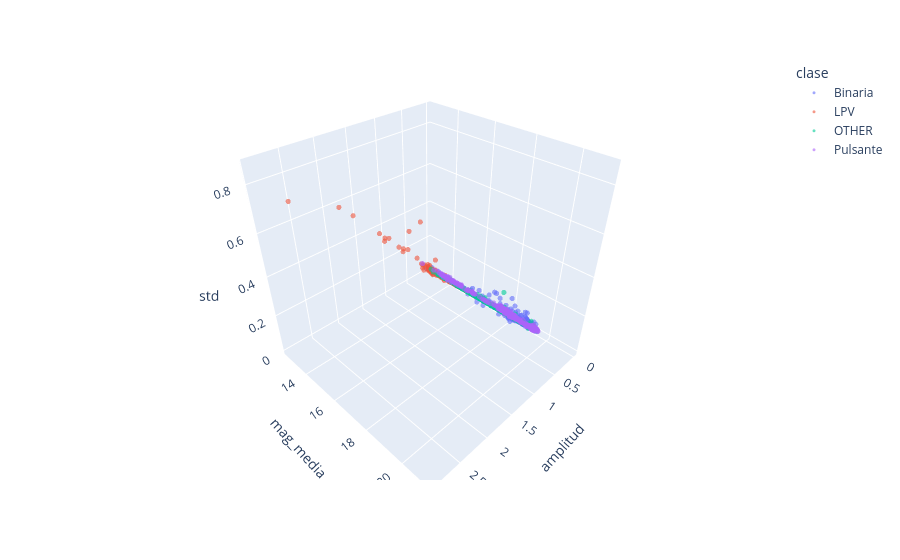

Notebook code cell kept with this figure:
### Code cell
import plotly.express as px   # pip install plotly

d = muestra.dropna(subset=['amplitud', 'mag_media', 'std'])
fig = px.scatter_3d(d, x='amplitud', y='mag_media', z='std',
                    color='clase', opacity=0.6)
fig.update_traces(marker_size=3)
fig.show()

### Figure 1 — Plotly figure (JSON) as saved in the notebook; plotly's stock layout.template omitted (floating-point values rounded to 4 significant figures; data arrays with more than 128 entries replaced by an {"elided": "..."} marker saying what was removed)
{"data": [{"hovertemplate": "clase=Binaria<br>amplitud=%{x}<br>mag_media=%{y}<br>std=%{z}<extra></extra>", "legendgroup": "Binaria", "marker": {"color": "#636efa", "opacity": 0.6, "size": 3, "symbol": "circle"}, "mode": "markers", "name": "Binaria", "scene": "scene", "showlegend": true, "type": "scatter3d", "x": {"elided": "500 float values"}, "y": {"elided": "500 float values"}, "z": {"elided": "500 float values"}}, {"hovertemplate": "clase=LPV<br>amplitud=%{x}<br>mag_media=%{y}<br>std=%{z}<extra></extra>", "legendgroup": "LPV", "marker": {"color": "#EF553B", "opacity": 0.6, "size": 3, "symbol": "circle"}, "mode": "markers", "name": "LPV", "scene": "scene", "showlegend": true, "type": "scatter3d", "x": {"elided": "500 float values"}, "y": {"elided": "500 float values"}, "z": {"elided": "500 float values"}}, {"hovertemplate": "clase=OTHER<br>amplitud=%{x}<br>mag_media=%{y}<br>std=%{z}<extra></extra>", "legendgroup": "OTHER", "marker": {"color": "#00cc96", "opacity": 0.6, "size": 3, "symbol": "circle"}, "mode": "markers", "name": "OTHER", "scene": "scene", "showlegend": true, "type": "scatter3d", "x": {"elided": "500 float values"}, "y": {"elided": "500 float values"}, "z": {"elided": "500 float values"}}, {"hovertemplate": "clase=Pulsante<br>amplitud=%{x}<br>mag_media=%{y}<br>std=%{z}<extra></extra>", "legendgroup": "Pulsante", "marker": {"color": "#ab63fa", "opacity": 0.6, "size": 3, "symbol": "circle"}, "mode": "markers", "name": "Pulsante", "scene": "scene", "showlegend": true, "type": "scatter3d", "x": {"elided": "500 float values"}, "y": {"elided": "500 float values"}, "z": {"elided": "500 float values"}}], "layout": {"legend": {"title": {"text": "clase"}, "tracegroupgap": 0}, "margin": {"t": 60}, "scene": {"domain": {"x": [0, 1], "y": [0, 1]}, "xaxis": {"title": {"text": "amplitud"}}, "yaxis": {"title": {"text": "mag_media"}}, "zaxis": {"title": {"text": "std"}}}}}
